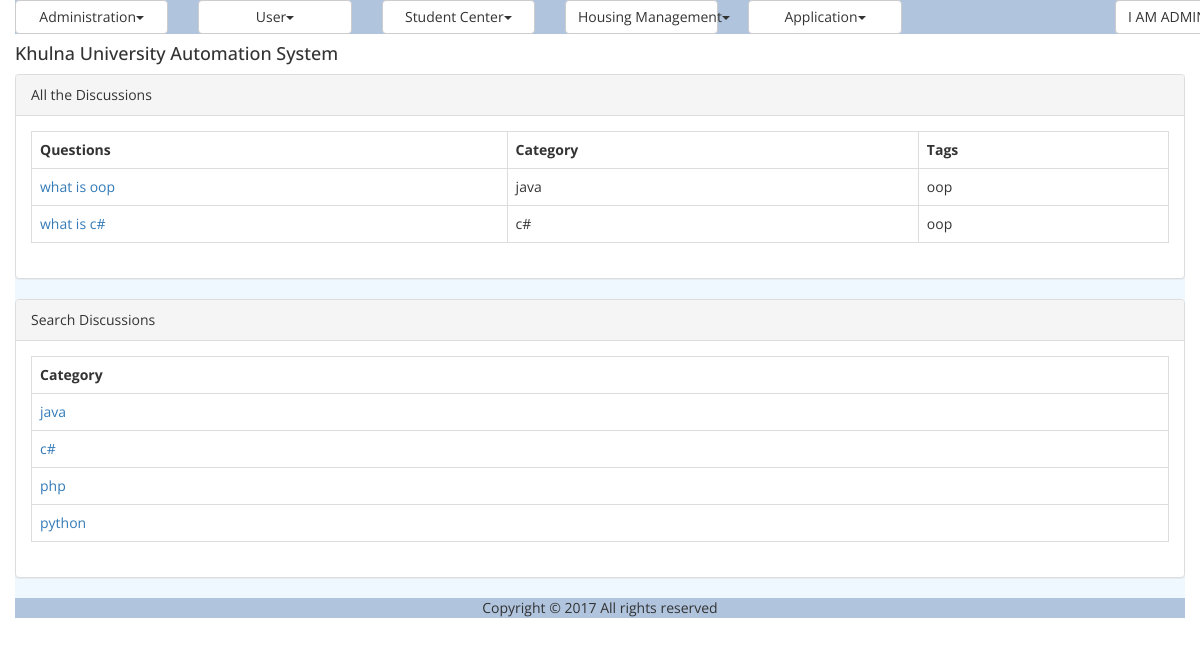
The page /discussion_list.php (signed in) on the database its author committed.
### tables this page shows
CREATE TABLE `tbl_discussion` (
  `ID` varchar(40) NOT NULL,
  `Title` varchar(150) NOT NULL,
  `CategoryID` varchar(40) NOT NULL,
  `Description` varchar(300) NOT NULL,
  `Tag` varchar(200) NOT NULL,
  `CreationDate` datetime NOT NULL,
  `CreatorID` varchar(40) NOT NULL
);

CREATE TABLE `tbl_discussion_category` (
  `ID` varchar(40) NOT NULL,
  `Name` varchar(40) NOT NULL
);

### util/class.util.php (called while the page is built, shortened)
<?php
class ConfigUtil implements I_DBConfig, I_LogConfig, I_LanguageConfig{
	public static $s_instance;
	private $_host;
	private $_username;
	private $_password;
	private $_database;
	public static function getInstance() {
		if(!self::$s_instance) {
			self::$s_instance = new self();
		}
		return self::$s_instance;
	}
	private function readConfig(){
		$this->_ini_array = parse_ini_file(CONFIG.'system.ini');
		$this->_host =	$this->_ini_array['db_host'];
		$this->_username = $this->_ini_array['db_username'];
		$this->_password = $this->_ini_array['db_password'];
		$this->_database = $this->_ini_array['db_database'];
	}
	public function getDBHost(){
		return $this->_host;
	}
	public function getDBUserName(){
		return $this->_username;
	}
	public function getDBPassword(){
		return $this->_password;
	}
	public function getDBName(){
		return $this->_database;
	}
}
class DBUtil implements I_DBUtil {
	private static $s_instance;
	private $_host;
	private $_username;
	private $_password;
	private $_database;
	protected $_connection;
	protected $_result;
	public static function getInstance() {
		if(!self::$s_instance) {
			self::$s_instance = new self();
		}
		return self::$s_instance;
	}
	private function readDBConfig(){
		$_config = ConfigUtil::getInstance();
		$this->_host = $_config->getDBHost();
		$this->_username = $_config->getDBUserName();
		$this->_password = $_config->getDBPassword();
		$this->_database = $_config->getDBName();
	}
	private function setConnection(){
		$this->_connection = new mysqli($this->_host, $this->_username,
			$this->_password, $this->_database);
	}
	public function doQuery($sql) {
		$this->_result = $this->_connection->query($sql) or die(mysqli_error($this->_result));
		return $this->_result;
	}
	public function getNumRows() {
		$this->_numRows = mysqli_num_rows($this->_result);
		return $this->_numRows;
	}
	public function getAllRows() {
		$rows = array();
		for($x = 0; $x < $this->getNumRows(); $x++) {
			$rows[] = mysqli_fetch_assoc($this->_result);
		}
		return $rows;
	}
	public function getTopRow() {
		return $this->_result->fetch_array();
	}
}
class LogUtil{
	private static $s_instance;
	public static function getInstance(){
		if(!self::$s_instance) {
			self::$s_instance = new self();
		}
		return self::$s_instance;
	}
}
class LangUtil{
	private static $s_instance;
	public static function getInstance() {
		if(!self::$s_instance) {
			self::$s_instance = new self();
		}
		return self::$s_instance;
	}
}
?>

### modules/forum/ui/blade/view.discussion.blade.php (called while the page is built, shortened)
<?php
include_once UTILITY.'class.util.php';
include_once MODULES_FORUM.'bao/class.discussionbao.php';
include_once MODULES_FORUM.'bao/class.discussionCategorybao.php';
$_DiscussionBAO = new DiscussionBAO();
$_DiscussionCategoryBAO = new DiscussionCategoryBAO();
?>

### modules/forum/bao/class.discussionbao.php (called while the page is built, shortened)
<?php
include_once UTILITY.'class.util.php';
include_once MODULES_FORUM.'dao/class.discussiondao.php';
Class DiscussionBAO{
	private $_DiscussionDAO;
	public function __construct(){
		$this->_DiscussionDAO = new DiscussionDAO();
	}
	public function getAllDiscussions(){
		$Result = $this->_DiscussionDAO->getAllDiscussions();
		return $Result;
	}
	public function getNameFromCatagoryID($Discussion){
		$Result = $this->_DiscussionDAO->getNameFromCatagoryID($Discussion);
		return $Result;
	}
}
?>

### modules/forum/dao/class.discussiondao.php (called while the page is built, shortened)
<?php
include_once COMMON.'class.common.php';
include_once COMMON.'class.common.forum.php';
include_once UTILITY.'class.util.php';
include_once 'class.discussionCategorydao.php';
Class DiscussionDAO{
	private $_DB;
	public function __construct(){
		$this->_DB = DBUtil::getInstance();
	}
	public function getAllDiscussions(){
		$DiscussionList = array();
		$this->_DB->doQuery("SELECT * FROM tbl_discussion");
		$rows = $this->_DB->getAllRows();
		for($i = 0; $i < sizeof($rows); $i++) {
			$row = $rows[$i];
			$this->_Discussion = new Discussion();
		    $this->_Discussion->setID ( $row['ID']);
		    $this->_Discussion->setName( $row['Title'] );
		    $this->_Discussion->setCategory( $row['CategoryID'] );
		    $this->_Discussion->setDescription( $row['Description'] );
		    $this->_Discussion->setTag( $row['Tag'] );
		    $this->_Discussion->setCreationDate( $row['CreationDate'] );
		    $this->_Discussion->setCreator( $row['CreatorID'] );
		    $DiscussionList[]=$this->_Discussion;
		}
		$Result = new Result();
		$Result->setIsSuccess(1);
		$Result->setResultObject($DiscussionList);
		return $Result;
	}
	public function getNameFromCatagoryID($CatagoryID){
		$SQL = "SELECT * FROM tbl_discussion_category
				WHERE ID='".$CatagoryID."'";
		$SQL = $this->_DB->doQuery($SQL);
		$row = $this->_DB->getTopRow();
		$this->_DiscussionCategory = new DiscussionCategory();
		$this->_DiscussionCategory->setID ( $row['ID']);
		$this->_DiscussionCategory->setName( $row['Name'] );
	 	$Result = new Result();
		$Result->setIsSuccess(1);
		$Result->setResultObject($this->_DiscussionCategory);
		return $Result;
	}
}
?>

### common/class.common.php (called while the page is built, shortened)
<?php
class Result{
    private $_IsSuccess=0;
    private $_ResultObject;
    public function setIsSuccess($IsSuccess){
        $this->_IsSuccess = $IsSuccess;
    }
    public function getIsSuccess(){
        return $this->_IsSuccess;
    }
    public function setResultObject($ResultObject){
        $this->_ResultObject = $ResultObject;
    }
    public function getResultObject(){
        return $this->_ResultObject;
    }
}
?>

### common/class.common.forum.php (called while the page is built, shortened)
<?php
class DiscussionCategory{
    private $_ID;
    private $_name;
    public function setID ( $ID ) {
        $this->_ID = $ID;
    }
    public function getID () {
        return $this->_ID;
    }
    public function setName ($Name){
        $this->_name = $Name;
    }
    public function getName(){
        return $this->_name;
    }
}
class Discussion{
    private $_ID;
    private $_Name;
    private $_Category;
    private $_Tag;
    public function setID ( $ID ) {
        $this->_ID = $ID;
    }
    public function getID () {
        return $this->_ID;
    }
    public function setName ( $Name ) {
        $this->_Name = $Name;
    }
    public function getName () {
        return $this->_Name;
    }
    public function setCategory ( $Category ) {
        $this->_Category = $Category;
    }
    public function getCategory () {
        return $this->_Category;
    }
    public function setTag( $Tag ) {
        $this->_Tag = $Tag;
    }
    public function getTag() {
        return $this->_Tag;
    }
}
?>

### modules/forum/bao/class.discussionCategorybao.php (called while the page is built, shortened)
<?php
include_once UTILITY.'class.util.php';
include_once MODULES_FORUM.'dao/class.discussionCategorydao.php';
Class DiscussionCategoryBAO{
	private $_DiscussionCategoryDAO;
	public function __construct(){
		$this->_DiscussionCategoryDAO = new DiscussionCategoryDAO();
	}
	public function getAllDiscussionCategorys(){
		$Result = $this->_DiscussionCategoryDAO->getAllDiscussionCategorys();
		return $Result;
	}
}
?>

### modules/forum/dao/class.discussionCategorydao.php (called while the page is built, shortened)
<?php
include_once COMMON.'class.common.php';
include_once COMMON.'class.common.forum.php';
include_once UTILITY.'class.util.php';
Class DiscussionCategoryDAO{
	private $_DB;
	public function __construct(){
		$this->_DB = DBUtil::getInstance();
	}
	public function getAllDiscussionCategorys(){
		$DiscussionCategoryList = array();
		$this->_DB->doQuery("SELECT * FROM tbl_discussion_category");
		$rows = $this->_DB->getAllRows();
		for($i = 0; $i < sizeof($rows); $i++) {
			$row = $rows[$i];
			$this->_DiscussionCategory = new DiscussionCategory();
		    $this->_DiscussionCategory->setID ( $row['ID']);
		    $this->_DiscussionCategory->setName( $row['Name'] );
		    $DiscussionCategoryList[]=$this->_DiscussionCategory;
		}
		$Result = new Result();
		$Result->setIsSuccess(1);
		$Result->setResultObject($DiscussionCategoryList);
		return $Result;
	}
}
?>

### modules/forum/ui/view.discussionList.php (the view)
<?php
include_once 'blade/view.discussion.blade.php';
include_once COMMON.'class.common.php';
?>
<div class="panel panel-default">
    <div class="panel-heading">All the Discussions</div>
    <div class="panel-body">
	<table class="table table-bordered">
	<?php
	$Result = $_DiscussionBAO->getAllDiscussions();
	if($Result->getIsSuccess()){
		$DiscussionList = $Result->getResultObject();
	?>
		<tr>
			<th>Questions</th>
			<th>Category</th>
			<th>Tags</th>
		</tr>
		<?php
		for($i = 0; $i < sizeof($DiscussionList); $i++) {
			$Discussion = $DiscussionList[$i];
			?>
		    <tr>
		    <td><a href="discussion_comment.php?view=<?php echo $Discussion->getID(); ?>" onclick="return ; " >
		    <?php echo $Discussion->getName(); ?></a></td>
			    <td><?php $id = $Discussion->getCategory();
			    	$Result2 = $_DiscussionBAO->getNameFromCatagoryID($id);
			    	if ($Result2->getIsSuccess()) {
			    		$DiscussionCategory = $Result2->getResultObject();
			    		echo $DiscussionCategory->getName();
			    	}
			    	 ?></td>
			    <td><?php echo $Discussion->getTag(); ?></td>
		    </tr>
	    <?php
		}
	}
	else{
		echo $Result->getResultObject();
	}
	?>
	</table>
</div>
</div>
<div class="panel panel-default">
    <div class="panel-heading">Search Discussions</div>
    <div class="panel-body">
		<table class="table table-bordered">
			<tr><th>Category</th></tr>
			<tr><?php
				$Result = $_DiscussionCategoryBAO->getAllDiscussionCategorys();
				if($Result->getIsSuccess())
				{
					$DiscussionCategorys = $Result->getResultObject();
			        for ($i=0; $i < sizeof($DiscussionCategorys); $i++)
					{
						$DiscussionCategory = $DiscussionCategorys[$i];?>
						<tr><td><a href="search_discussion.php?Category=<?php echo $DiscussionCategory->getID(); ?>" onclick="return; "> <?php echo $DiscussionCategory->getName() ?> </a></td></tr>
					<?php
					}
				}
				?>
			</tr>
		</table>
	</div>
</div>

### resources/css/style.css (style rules this page uses)
table,td { border:solid #e9e9e9 1px; }

### rows shown on the page
tbl_discussion: Title "what is oop", tbl_discussion_category.Name "java", Tag "oop"
tbl_discussion: Title "what is c#", tbl_discussion_category.Name "c#", Tag "oop"
tbl_discussion_category: Name "java"
tbl_discussion_category: Name "c#"
tbl_discussion_category: Name "php"
tbl_discussion_category: Name "python"

### other values the page prints
$globalMenu[$i]->getTitle() "Administration User Student Center Housing Management Application"
$CurrentUser->getFirstName() "I AM"
